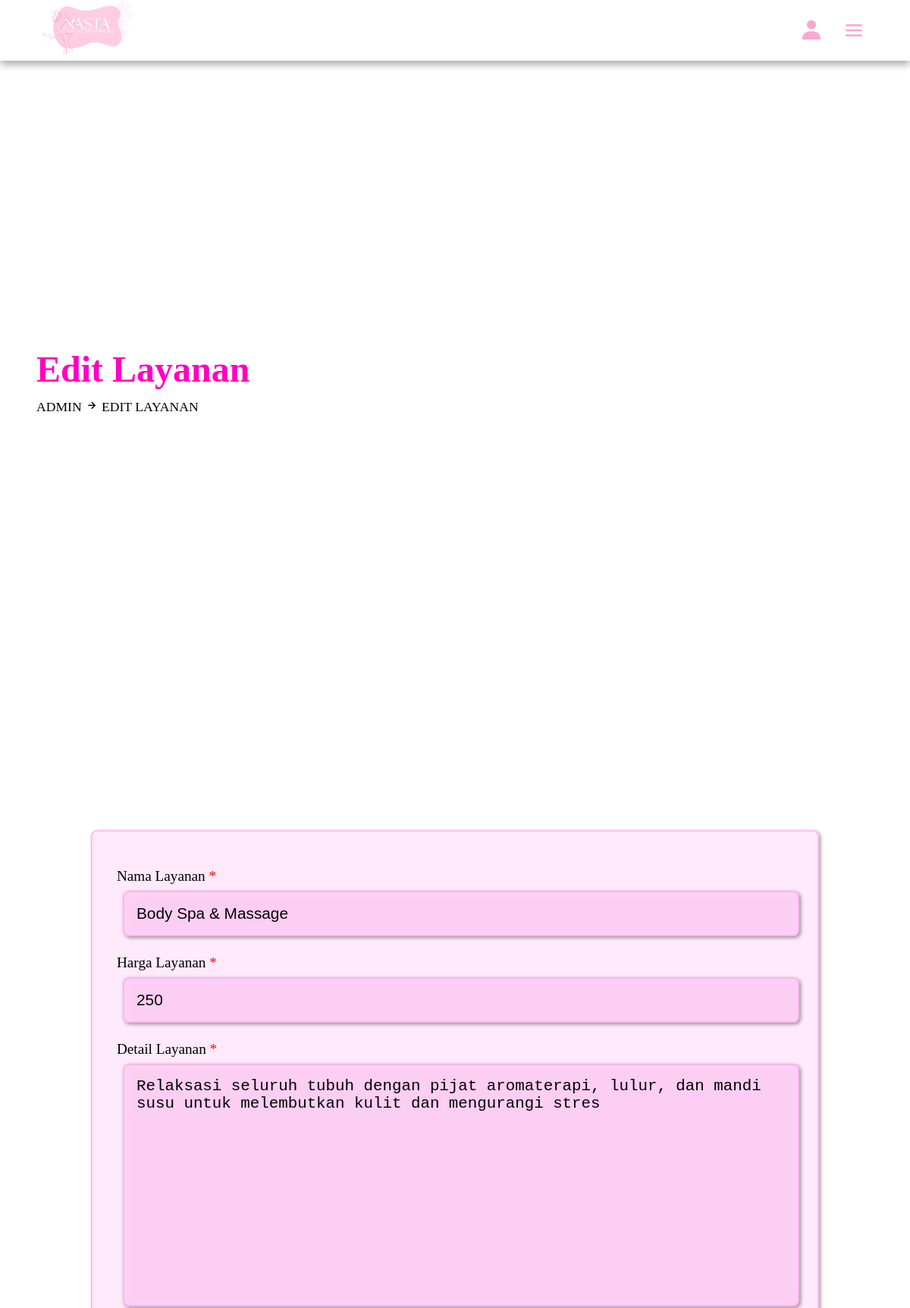
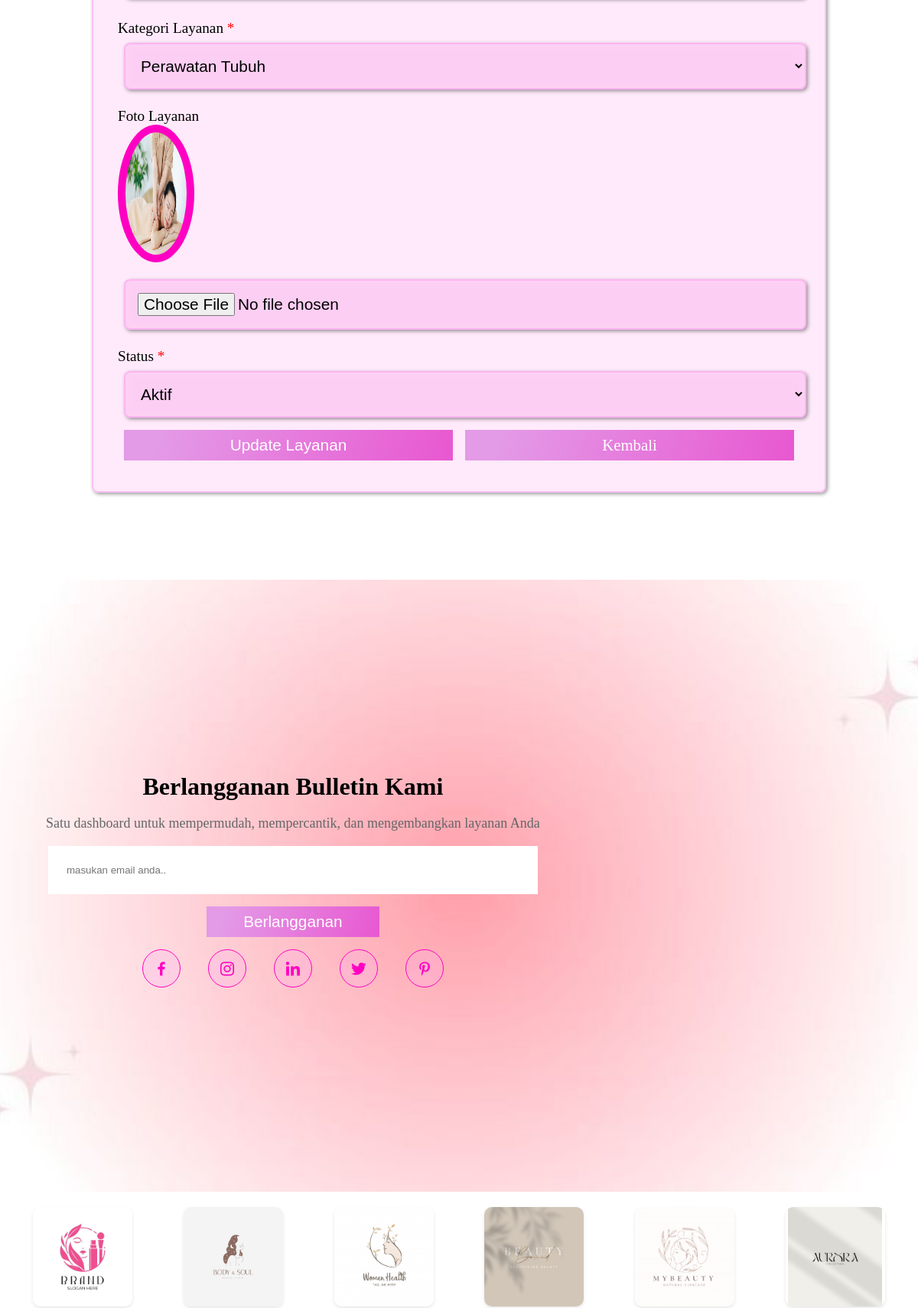
The app's page /admin/edit_services.php?id_layanan=layanan_6900c4d3c1e7d9.91071165 (signed in, upper part) with its own data (2 pictures, top to bottom).
### tables this page shows
CREATE TABLE `layanan` (
  `id_layanan` varchar(100) NOT NULL,
  `nama` varchar(100) NOT NULL,
  `harga` int NOT NULL,
  `foto` varchar(255) DEFAULT NULL,
  `detail_layanan` text,
  `kategori` varchar(100) DEFAULT NULL,
  `status` enum('active','deactive') DEFAULT 'active'
);

### admin/edit_services.php (the view, shortened to what this page needs)
<?php
include '../components/connect.php';
$id_layanan = $_GET['id_layanan'];
$select_service = $conn->prepare("SELECT * FROM layanan WHERE id_layanan = ?");
$select_service->execute([$id_layanan]);
$service = $select_service->fetch(PDO::FETCH_ASSOC);
?>
<!DOCTYPE html>
<html lang="id">
<head>
    <link href="https://unpkg.com/boxicons@2.1.2/css/boxicons.min.css" rel="stylesheet">
    <link rel="stylesheet" type="text/css" href="../css/admin_style.css?v=<?php echo time(); ?>">
</head>
<body>
    <?php include '../components/admin_header.php'; ?>
    <div class="banner">
        <div class="detail">
            <h1>Edit Layanan</h1>
            <span><a href="dashboard.php">Admin</a> <i class="bx bx-right-arrow-alt"></i> Edit Layanan</span>
        </div>
    </div>
    <section class="edit_services">
        <div class="form-container">
            <form action="" method="post" enctype="multipart/form-data" class="register">
                <p>Nama Layanan <span>*</span></p>
                <input type="text" name="nama" value="<?= htmlspecialchars($service['nama']); ?>" class="box">
                <p>Harga Layanan <span>*</span></p>
                <input type="number" name="harga" value="<?= htmlspecialchars($service['harga']); ?>" class="box">
                <p>Detail Layanan <span>*</span></p>
                <textarea name="detail_layanan" class="box"><?= htmlspecialchars($service['detail_layanan']); ?></textarea>
                <p>Kategori Layanan <span>*</span></p>
                <select name="kategori" class="box">
                    <option value="Perawatan Tubuh" <?= $service['kategori']=='Perawatan Tubuh'?'selected':'' ?>>Perawatan Tubuh</option>
                </select>
                <p>Foto Layanan</p>
                <?php if(!empty($service['foto'])): ?>
                    <img src="../uploaded_files/<?= htmlspecialchars($service['foto']); ?>" class="foto" style="width:100px;margin-bottom:10px;">
                <?php endif; ?>
                <input type="file" name="foto" accept="image/*" class="box">
                <p>Status <span>*</span></p>
                <select name="status" class="box">
                    <option value="active" <?= $service['status']=='active'?'selected':'' ?>>Aktif</option>
                </select>
                <div class="flex-btn">
                    <button type="submit" name="update_service" class="btn">Update Layanan</button>
                    <a href="view_services.php" class="btn">Kembali</a>
                </div>
            </form>
        </div>
    </section>
    <?php include '../components/admin_footer.php'; ?>
</body>
</html>

### css/admin_style.css (style rules this page uses)
* { margin: 0; padding: 0; box-sizing: border-box; outline: none; text-decoration: none; list-style: none; }
:root { --main-color: #ff00c3; --pink-color: #fba7d1; --gray: #ffe6e9; --white-alfa-40: rgba(255, 147, 237, 0.478); --white-alfa-25: rgba(252, 173, 235, 0.25); --backdrop-filter: blur(5px); --box-shadow: 2px 2px 5px rgba(0, 0, 0, 0.40); --gradient: linear-gradient(109.6deg,rgb(227, 154, 231) 11.2%, rgb(232, 87, 208)100.2%); }
body { background-image: url('../image/bg0.jpg'); background-size: cover; background-position: center; }
html { scroll-behavior: smooth; }
.btn { display: inline-block; padding: .5rem 3rem; margin-top: 1rem; background: var(--gradient); color: #fff; cursor: pointer; text-align: center; position: revert; z-index: 100; font-size: 1.3rem; text-transform: capitalize; }
section { padding: 6%; }
.flex-btn { display: flex; justify-content: space-between; }
.flex-btn .btn { margin: .5rem; }
.banner { margin-top: 5rem; white-space: 100%; height: 100vh; display: flex; align-items: center; background-position: center; background-size: cover; animation: banner 5s infinite alternate; }
.banner .detail { padding-left: 4%; line-height: 1.5; }
.banner .detail span { text-transform: uppercase; font-size: 1.1rem; margin-top: 1rem; }
.banner .detail span a { color: #000; }
.banner .detail h1 { font-size: 3rem; color: var(--main-color); text-transform: capitalize; }
.form-container { display: flex; align-items: center; justify-content: center; min-height: 100vh; position: relative; padding: 4% 0; }
.form-container form { background: var(--white-alfa-25); border: 2px solid var(--white-alfa-40); backdrop-filter: var(--backdrop-filter); box-shadow: var(--box-shadow); border-radius: .5rem; padding: 2rem; }
.form-container .register { width: 60rem; }
.form-container .register img { width: 180px; height: 180px; border-radius: 50%; text-align: center; padding: 10px; background: var(--main-color); }
.form-container form p { padding-top: 1rem; font-size: 1.2rem; text-transform: capitalize; }
.form-container span { color:red; }
.form-container form .box { background: var(--white-alfa-25); border: 2px solid var(--white-alfa-40); backdrop-filter: var(--backdrop-filter); box-shadow: var(--box-shadow); border-radius: .5rem; width: 100%; margin: .5rem; font-size: 1.3rem; padding: 1rem; }
.form-container form textarea { height: 20rem; resize: none; }
.form-container .btn { width: 100%; border: none; }
.banner { position: relative !important; z-index: 1 !important; margin-top: 100px !important; }
.form-container { position: relative !important; z-index: 1 !important; margin-top: 80px !important; }

### records on screen
layanan: nama "Body Spa & Massage", harga "250", detail_layanan "Relaksasi seluruh tubuh dengan pijat aromaterapi, lulur, dan mandi susu untuk melembutkan kulit dan mengurangi stres", kategori "Perawatan Tubuh", foto (picture), status "Aktif"
